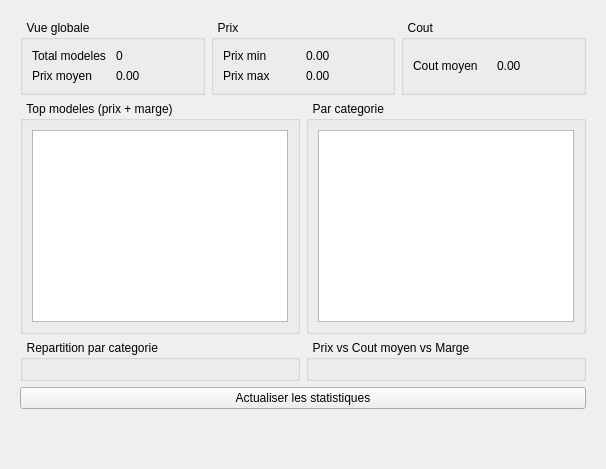
          <widget class="QWidget" name="tab_mod_stats">
           <attribute name="title">
            <string>Statistiques</string>
           </attribute>
           <layout class="QVBoxLayout" name="vl_mod_stats">
            <property name="leftMargin">
             <number>20</number>
            </property>
            <property name="topMargin">
             <number>20</number>
            </property>
            <property name="rightMargin">
             <number>20</number>
            </property>
            <property name="bottomMargin">
             <number>20</number>
            </property>
            <item>
             <layout class="QHBoxLayout" name="hl_mod_stats_top">
              <item>
               <widget class="QGroupBox" name="gb_mod_stats_total">
                <property name="title">
                 <string>  Vue globale  </string>
                </property>
                <layout class="QGridLayout" name="gl_mod_stats_total">
                 <item row="0" column="0">
                  <widget class="QLabel" name="lb_mod_stats_total_title">
                   <property name="text">
                    <string>Total modeles</string>
                   </property>
                  </widget>
                 </item>
                 <item row="0" column="1">
                  <widget class="QLabel" name="lb_mod_stats_total">
                   <property name="text">
                    <string>0</string>
                   </property>
                  </widget>
                 </item>
                 <item row="1" column="0">
                  <widget class="QLabel" name="lb_mod_stats_avg_price_title">
                   <property name="text">
                    <string>Prix moyen</string>
                   </property>
                  </widget>
                 </item>
                 <item row="1" column="1">
                  <widget class="QLabel" name="lb_mod_stats_avg_price">
                   <property name="text">
                    <string>0.00</string>
                   </property>
                  </widget>
                 </item>
                </layout>
               </widget>
              </item>
              <item>
               <widget class="QGroupBox" name="gb_mod_stats_price">
                <property name="title">
                 <string>  Prix  </string>
                </property>
                <layout class="QGridLayout" name="gl_mod_stats_price">
                 <item row="0" column="0">
                  <widget class="QLabel" name="lb_mod_stats_min_price_title">
                   <property name="text">
                    <string>Prix min</string>
                   </property>
                  </widget>
                 </item>
                 <item row="0" column="1">
                  <widget class="QLabel" name="lb_mod_stats_min_price">
                   <property name="text">
                    <string>0.00</string>
                   </property>
                  </widget>
                 </item>
                 <item row="1" column="0">
                  <widget class="QLabel" name="lb_mod_stats_max_price_title">
                   <property name="text">
                    <string>Prix max</string>
                   </property>
                  </widget>
                 </item>
                 <item row="1" column="1">
                  <widget class="QLabel" name="lb_mod_stats_max_price">
                   <property name="text">
                    <string>0.00</string>
                   </property>
                  </widget>
                 </item>
                </layout>
               </widget>
              </item>
              <item>
               <widget class="QGroupBox" name="gb_mod_stats_cost">
                <property name="title">
                 <string>  Cout  </string>
                </property>
                <layout class="QGridLayout" name="gl_mod_stats_cost">
                 <item row="0" column="0">
                  <widget class="QLabel" name="lb_mod_stats_avg_cost_title">
                   <property name="text">
                    <string>Cout moyen</string>
                   </property>
                  </widget>
                 </item>
                 <item row="0" column="1">
                  <widget class="QLabel" name="lb_mod_stats_avg_cost">
                   <property name="text">
                    <string>0.00</string>
                   </property>
                  </widget>
                 </item>
                </layout>
               </widget>
              </item>
             </layout>
            </item>
            <item>
             <layout class="QHBoxLayout" name="hl_mod_stats_tables">
              <item>
               <widget class="QGroupBox" name="gb_mod_stats_top">
                <property name="title">
                 <string>  Top modeles (prix + marge)  </string>
                </property>
                <layout class="QVBoxLayout" name="vl_mod_stats_top">
                 <item>
                  <widget class="QTableView" name="tv_mod_stats_top">
                   <property name="editTriggers">
                    <set>QAbstractItemView::EditTrigger::NoEditTriggers</set>
                   </property>
                   <property name="selectionBehavior">
                    <enum>QAbstractItemView::SelectionBehavior::SelectRows</enum>
                   </property>
                   <property name="showGrid">
                    <bool>false</bool>
                   </property>
                   <property name="sortingEnabled">
                    <bool>true</bool>
                   </property>
                   <attribute name="horizontalHeaderStretchLastSection">
                    <bool>true</bool>
                   </attribute>
                   <attribute name="verticalHeaderVisible">
                    <bool>false</bool>
                   </attribute>
                   <attribute name="verticalHeaderDefaultSectionSize">
                    <number>42</number>
                   </attribute>
                  </widget>
                 </item>
                </layout>
               </widget>
              </item>
              <item>
               <widget class="QGroupBox" name="gb_mod_stats_cat">
                <property name="title">
                 <string>  Par categorie  </string>
                </property>
                <layout class="QVBoxLayout" name="vl_mod_stats_cat">
                 <item>
                  <widget class="QTableView" name="tv_mod_stats_cat">
                   <property name="editTriggers">
                    <set>QAbstractItemView::EditTrigger::NoEditTriggers</set>
                   </property>
                   <property name="selectionBehavior">
                    <enum>QAbstractItemView::SelectionBehavior::SelectRows</enum>
                   </property>
                   <property name="showGrid">
                    <bool>false</bool>
                   </property>
                   <property name="sortingEnabled">
                    <bool>true</bool>
                   </property>
                   <attribute name="horizontalHeaderStretchLastSection">
                    <bool>true</bool>
                   </attribute>
                   <attribute name="verticalHeaderVisible">
                    <bool>false</bool>
                   </attribute>
                   <attribute name="verticalHeaderDefaultSectionSize">
                    <number>42</number>
                   </attribute>
                  </widget>
                 </item>
                </layout>
               </widget>
              </item>
             </layout>
            </item>
            <item>
             <layout class="QHBoxLayout" name="hl_mod_stats_charts">
              <item>
               <widget class="QGroupBox" name="gb_mod_stats_chart_cat">
                <property name="title">
                 <string>  Repartition par categorie  </string>
                </property>
                <layout class="QVBoxLayout" name="vl_mod_stats_chart_cat">
                 <item>
                  <widget class="QChartView" name="mod_stats_chart_categories" native="true"/>
                 </item>
                </layout>
               </widget>
              </item>
              <item>
               <widget class="QGroupBox" name="gb_mod_stats_chart_price">
                <property name="title">
                 <string>  Prix vs Cout moyen vs Marge  </string>
                </property>
                <layout class="QVBoxLayout" name="vl_mod_stats_chart_price">
                 <item>
                  <widget class="QChartView" name="mod_stats_chart_price" native="true"/>
                 </item>
                </layout>
               </widget>
              </item>
             </layout>
            </item>
            <item>
             <widget class="QPushButton" name="btn_mod_stats_refresh">
              <property name="text">
               <string>Actualiser les statistiques</string>
              </property>
             </widget>
            </item>
            <item>
             <spacer name="vs_mod_stats_bottom">
              <property name="orientation">
               <enum>Qt::Orientation::Vertical</enum>
              </property>
              <property name="sizeHint" stdset="0">
               <size>
                <width>20</width>
                <height>40</height>
               </size>
              </property>
             </spacer>
            </item>
           </layout>
          </widget>
